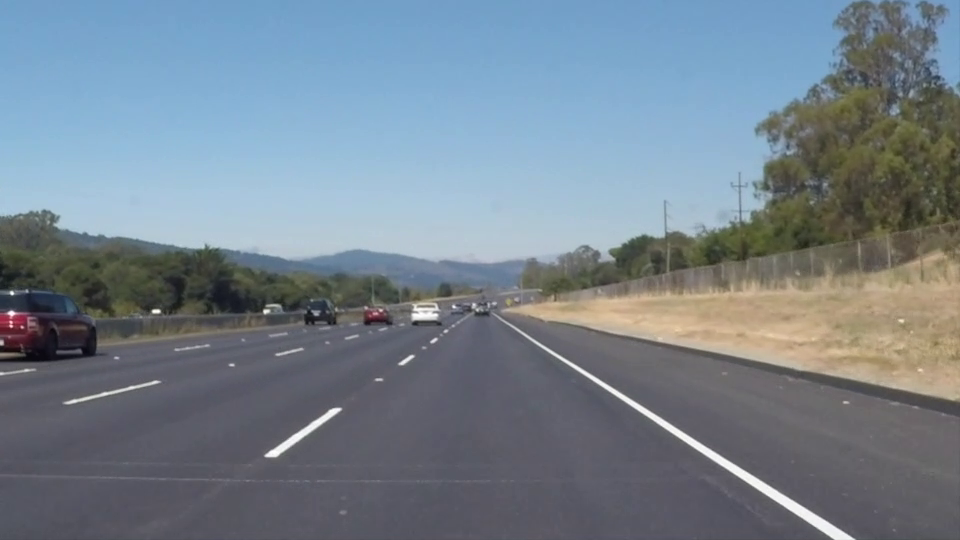
//> input picture frame 22 of solidWhiteRight.mp4, 960 x 540 px
$ ./ransac   (built with g++ and OpenCV 4)
//> lines starting //> are read from the running program, lines starting //| are printed output that depends on the picture; after the words box and inside, x2 and y2 are one past the last pixel; in counts of white or black regions, pixels touching at a corner belong together
#include <opencv2/opencv.hpp>
#include <iostream>
#include <cstdlib>
#include <ctime>
#include <algorithm>
#include <cmath>
using namespace std;
using namespace cv;
Mat srcImage;

//============================================== mark image =======================================================
Mat mark_img(Mat rgb, Mat hsv)
{
	Mat mark_image, hsvImage, dst;
	Mat whiteImage, yellowImage;

	Scalar lower_white(200,200,200);
	Scalar upper_white(255,255,255);
	inRange(rgb, lower_white, upper_white, whiteImage); //white 행렬이 lower<= a <= uppere 사이에 있으면 255 / 아니면 0 --> whiteImage에 저장 -> 흰색 부분빼곤 다 검정

	Scalar lower_shadow = Scalar(20,0,100);
	Scalar upper_shadow = Scalar(100,100,255);
	inRange(hsv, lower_shadow, upper_shadow, hsvImage);

	bitwise_or(whiteImage, hsvImage, mark_image); //그림자 포함해서 mark_image만듬 (위에 흰점들은 뭘까)


	Scalar lower_yellow = Scalar(20,100,100);
	Scalar upper_yellow = Scalar(35,255,255);
	inRange(hsv, lower_yellow, upper_yellow, yellowImage); // 노랑부분을 추출하기 위한 임계값 추출

	bitwise_or(yellowImage, mark_image, mark_image); //그림자포함흰색이랑 노랑이랑 합연산 : 마스크
	Canny(mark_image,dst,50,150);
	srcImage.copyTo(dst,mark_image); //src에서 dst로 마스크 복사
	return dst;
}


//============================================== set roi =========================================================
Mat region_of_interest(Mat a, const Point **pts, Scalar color = Scalar(255,255,255))
{

	Mat temp(a.size(), a.type(),Scalar(0,0,0)); //a랑 똑같은 사이즈의 행렬 생
	Mat roi_image;

	int npt[] = {4};

	fillPoly(temp, pts, npt, 1, color); //비어있는 temp에 관심영역만큼 color채우기
	bitwise_and(temp, a, roi_image); //temp와 a를 and연산해서 roi_image에 저장 --> 원본에서 관심영역인곳 빼고 다 검은색됨 , 관심영역부분은 원본 동일
	return roi_image;
}


//============================================== ransac ==========================================================
void ransac(const vector<Point> &line, Mat& temp_Image)
{
	int N = 20, count = 0;
	double T = 3;
	srand((unsigned int)time(NULL));
	int length = line.size();
	Point num1 = line[length-1]; //y값 제일 큰거 : 화면 맨아래
	Point num2, num3, num4 = Point(0,0);

//=============================================2차-======================================================
	int c_max2 = 0;

	Mat best_model2(3,1, CV_64FC1); //abc 계수 모음

	Mat Org_X2(length, 3, CV_64FC1); //x^2, x, 1
	Mat Org_Y2(length, 1, CV_64FC1); //y

	for(int i=0; i<length; ++i) //근본 모든X,Y행렬 초기화
	{
		Org_X2.at<double>(i,0) = line[i].x * line[i].x;
		Org_X2.at<double>(i,1) = line[i].x;
		Org_X2.at<double>(i,2) = 1;
		Org_Y2.at<double>(i,0) = line[i].y;
	}


	for(int i=0; i<N; ++i)
	{
		num2 = line[rand() % (length-1)];
		//num2 = line[0];
		num4 = line[rand() % (length-1)];  //2.점추출

		vector<Point> ex2;
		ex2.push_back(num1); ex2.push_back(num2); ex2.push_back(num4);

		Mat X2(3,3, CV_64FC1); Mat Y2(3,1,CV_64FC1); Mat model2(3,1,CV_64FC1); Mat X_pinv2(3,3,CV_64FC1); //뽑은 점들 행렬 초기화 -> model찾을라고

		for(int i=0; i<3; ++i)
		{
			X2.at<double>(i,0) = (ex2[i].x)*(ex2[i].x);
			X2.at<double>(i,1) = ex2[i].x;
			X2.at<double>(i,2) = 1;
			Y2.at<double>(i,0) = ex2[i].y;
		}

		invert(X2, X_pinv2, DECOMP_SVD);
		model2 = X_pinv2 * Y2;         //3. 방정식 구하기 AX=B 에서 A역행렬 곱함

		Mat residual2(length, 1, CV_64FC1);
		residual2 = abs(Org_Y2 - Org_X2*model2);   //4. residual 구하기 / 원래 y값에서 방정식y값 빼고 절대값

		for(int i=0; i<length; ++i)
			if(residual2.at<double>(i,0) <= T) ++count;

		if(count > c_max2)
		{
			best_model2 = model2;
			c_max2 = count;
		}
		count = 0;
	}


//=========================================================== 3차 ==================================================

	int c_max3 = 0;

	Mat best_model3(4,1, CV_64FC1);


	Mat Org_X3(length, 4, CV_64FC1);
	Mat Org_Y3(length, 1, CV_64FC1);
	for(int i=0; i<length; ++i)
	{
		Org_X3.at<double>(i,0) = line[i].x * line[i].x*line[i].x;
		Org_X3.at<double>(i,1) = line[i].x*line[i].x;
		Org_X3.at<double>(i,2) = line[i].x;
		Org_X3.at<double>(i,3) = 1;
		Org_Y3.at<double>(i,0) = line[i].y;
	}


	for(int i=0; i<N; ++i)
	{
		num2 = line[rand() % (length-1)];
		//num2 = line[0];
		num3 = line[rand() % (length-1)];
		num4 = line[rand() % (length-1)];  //2.점추출
		vector<Point> ex3;
		ex3.push_back(num1); ex3.push_back(num2);ex3.push_back(num3); ex3.push_back(num4);

		Mat X3(4,4, CV_64FC1); Mat Y3(4,1,CV_64FC1); Mat model3(4,1,CV_64FC1); Mat X_pinv3(4,4,CV_64FC1);

		for(int i=0; i<4; ++i)
		{
			X3.at<double>(i,0) = (ex3[i].x)*(ex3[i].x)*(ex3[i].x);
			X3.at<double>(i,1) = (ex3[i].x)*(ex3[i].x);
			X3.at<double>(i,2) = (ex3[i].x);
			X3.at<double>(i,3) = 1;
			Y3.at<double>(i,0) = ex3[i].y;
		}

		invert(X3, X_pinv3, DECOMP_SVD);
		model3 = X_pinv3 * Y3;         //3. 방정식 구하기

		Mat residual3(length, 1, CV_64FC1);
		residual3 = abs(Org_Y3 - Org_X3 * model3);   //4. residual 구하기

		for(int i=0; i<length; ++i)
			if(residual3.at<double>(i,0) <= T) ++count;

		if(count > c_max3)
		{
			best_model3 = model3;
			c_max3 = count;
		}
		count = 0;
	}


//===============================================1차===============================================================


	int c_max = 0;

	Mat best_model(2,1, CV_64FC1); //a,b
	Mat Org_X(length, 2, CV_64FC1); //x,1
	Mat Org_Y(length, 1, CV_64FC1);

	for(int i=0; i<length; ++i)
	{
		Org_X.at<double>(i,0) = line[i].x;
		Org_X.at<double>(i,1) = 1;
		Org_Y.at<double>(i,0) = line[i].y;
	}


	for(int i=0; i<N; ++i)
	{
		num2 = line[rand() % (length-1)]; //랜덤 점 추출
		//num2 = line[0];
		vector<Point> ex;
		ex.push_back(num1); ex.push_back(num2); // 점 두개 벡터에 넣음

		Mat X(2,2, CV_64FC1); Mat Y(2,1,CV_64FC1); Mat model(2,1,CV_64FC1); Mat X_pinv(2,2,CV_64FC1); // X: 점 대입값 (x,1) , Y:점 결과값(y), model:계수

		for(int i=0; i<2; ++i)
		{
			X.at<double>(i,0) = ex[i].x;
			X.at<double>(i,1) = 1;
			Y.at<double>(i,0) = ex[i].y;
		}

		invert(X, X_pinv, DECOMP_SVD);
		model = X_pinv * Y;         //3. 방정식 구하기

		Mat residual(length, 1, CV_64FC1);
		residual = abs(Org_Y - Org_X*model);   //4. residual 구하기

		for(int i=0; i<length; ++i)
			if(residual.at<double>(i,0) <= T) ++count;

		if(count > c_max)
		{
			best_model = model;
			c_max = count;
		}
		count = 0;
	}


//========================================가장 적절한거 뽑아서 그리기=======================================

	int best_c_max = c_max<c_max2 ? (c_max2<c_max3? c_max3:c_max2) : (c_max < c_max3? c_max3:c_max);
	if(best_c_max == c_max){ //1차 그리기
		cout<<"1차"<<endl;
		for(int i=0; i<length; ++i){
			int x = line[i].x;
			int y = best_model.at<double>(0,0)*x + best_model.at<double>(1,0);
			circle(temp_Image,Point(x,y),1,Scalar(255,0,0),2);
		}
	}
	else if(best_c_max == c_max2){ //2차 그리기
		cout<<"2차"<<endl;
		for(int i=0; i<length; ++i){
		int x = line[i].x;
		int y = best_model2.at<double>(0,0)*x*x + best_model2.at<double>(1,0)*x + best_model2.at<double>(2,0);
		circle(temp_Image,Point(x,y),1,Scalar(255,0,0),2);
		}
	}
	else{ //3차 그리기
		cout<<"3차"<<endl;
		for(int i=0; i<length; ++i){
		int x = line[i].x;
		int y = best_model3.at<double>(0,0)*x*x*x + best_model3.at<double>(1,0)*x*x + best_model3.at<double>(2,0)*x + best_model3.at<double>(3,0);
		circle(temp_Image,Point(x,y),1,Scalar(255,0,0),2);
		}
	}


}


bool Compare(const Point i, const Point j)
{
	return i.y < j.y;

}

//============================================== main =============================================================
int main()
{
	char buf[256];
	VideoCapture videoCapture("solidWhiteRight.mp4");

	if (!videoCapture.isOpened())
	{
		cout << "동영상 파일을 열수 없습니다. \n" << endl;

		char a;
		cin >> a;

		return 1;
	}

	videoCapture.read(srcImage);
//> srcImage is the input picture: 540 rows x 960 cols, CV_8UC3; mean B, G, R 141.9, 130.7, 117.7
	if (srcImage.empty()) return -1;

	VideoWriter writer;
	int codec = VideoWriter::fourcc('X', 'V', 'I', 'D');  // select desired codec (must be available at runtime)
	double fps = 10.0;                          // framerate of the created video stream
	string filename = "./live.avi";             // name of the output video file
	writer.open(filename, codec, fps, srcImage.size(), CV_8UC3);
	// check if we succeeded
	if (!writer.isOpened()) {
		cerr << "Could not open the output video file for write\n";
		return -1;
	}


	videoCapture.read(srcImage);
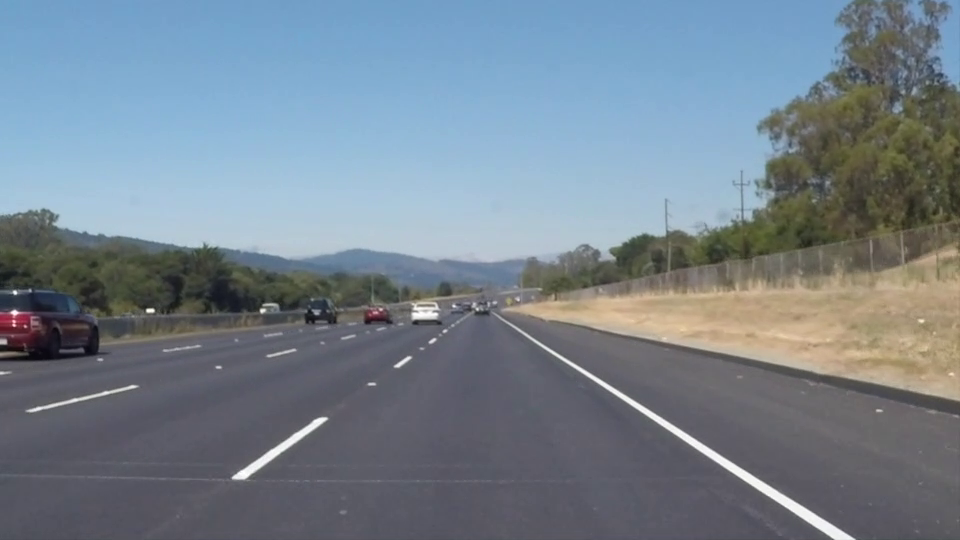
//> input picture frame 23 of solidWhiteRight.mp4, 960 x 540 px
//> srcImage is the input picture: 540 rows x 960 cols, CV_8UC3; mean B, G, R 142, 130.6, 117.8
	int width = srcImage.size().width;
	int height = srcImage.size().height;


	while(1){
	videoCapture.read(srcImage);
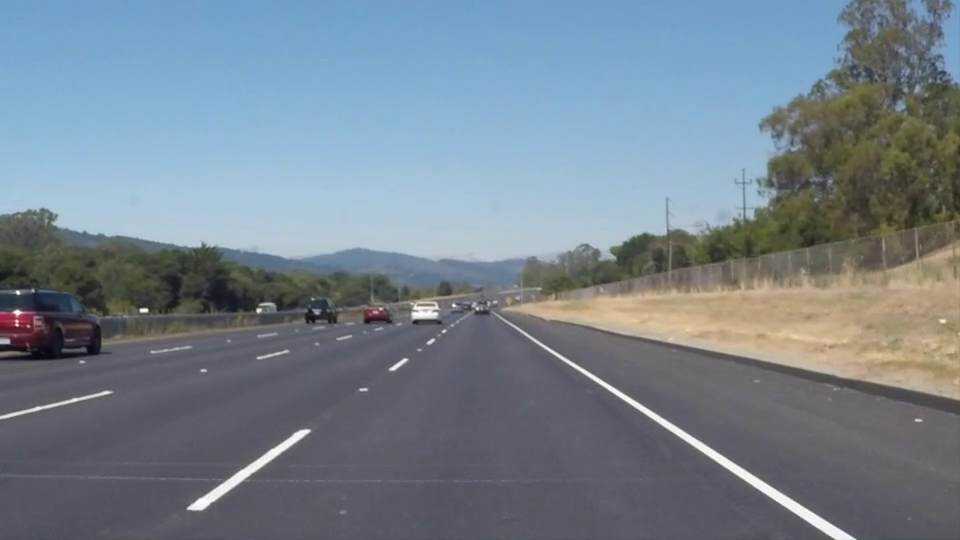
//> input picture frame 24 of solidWhiteRight.mp4, 960 x 540 px
//> srcImage is the input picture: 540 rows x 960 cols, CV_8UC3; mean B, G, R 142, 130.8, 117.9
		if (srcImage.empty()) break;


	//srcImage = imread("11.jpg");
	Mat dstImage, hsvImage, yellow_line, roi1, roi2;
	//int height = srcImage.rows;
	//int width = srcImage.cols;


	cvtColor(srcImage, hsvImage, COLOR_BGR2HSV); //srcImage를 hsv로 바꿔줌
//> hsvImage: 540 rows x 960 cols, CV_8UC3; mean H, S, V 94.9, 54.3, 147.7

	Point pts1[4] = {Point(10, height), Point(width*0.4, height*0.6),
	                 Point(width*0.6, height*0.6), Point(width-10, height)}; //관심영역 Point 배열
	const Point *polygon[1] = {pts1};

	roi1 = region_of_interest(srcImage, polygon); //src이미지 관심영역
//> in region_of_interest, `fillPoly(temp, pts, npt, 1, color);`:
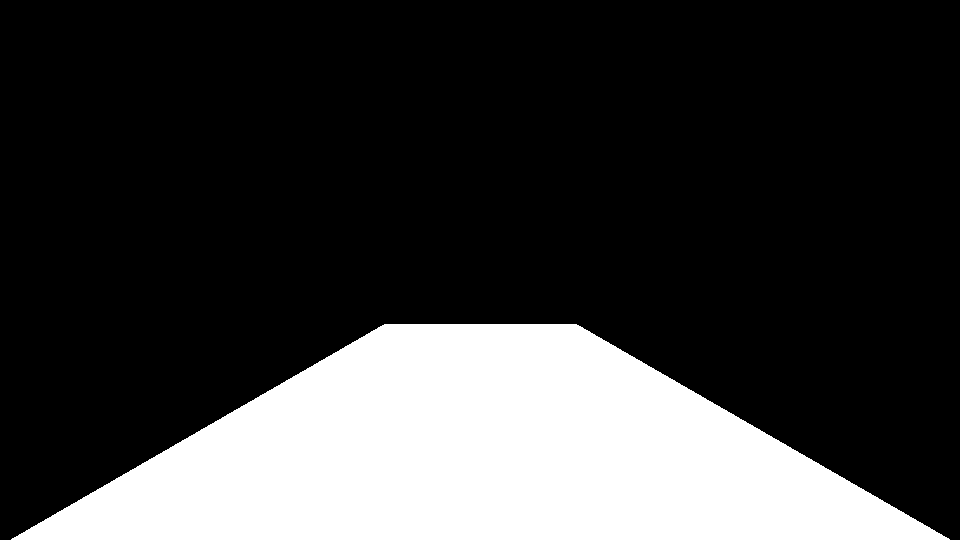
//> temp: 540 rows x 960 cols, CV_8UC3; 23.6% white; 1 white region, box (x1, y1, x2, y2) and area: (11, 324, 950, 540) 122414
//> in region_of_interest, `bitwise_and(temp, a, roi_image);`:
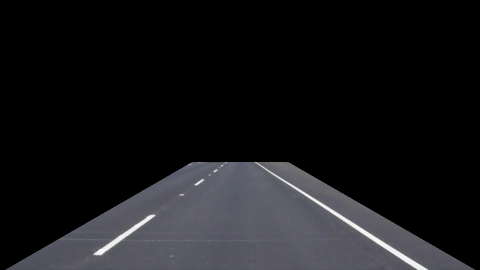
//> roi_image: 540 rows x 960 cols, CV_8UC3 (shown at 1/2 size); mean B, G, R 25.1, 22.8, 22.8
	roi2 = region_of_interest(hsvImage, polygon); //hsv이미지 관심영역
//> call 2 of region_of_interest, with color = Scalar(255, 255, 255)
//> in region_of_interest (call 2), `bitwise_and(temp, a, roi_image);`:
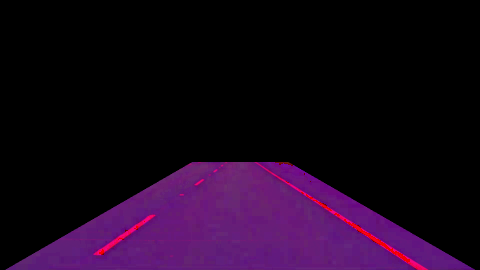
//> roi_image: 540 rows x 960 cols, CV_8UC3 (shown at 1/2 size); mean B, G, R 28.1, 6.2, 25.1

	dstImage = mark_img(roi1, roi2); //관심영역의 흰색노랑부분만 나옴 , 나머지는 검정
	GaussianBlur(dstImage, dstImage, Size(9,9), 1.0); //블러필터 : 잡음제거, 영상 부드럽게함
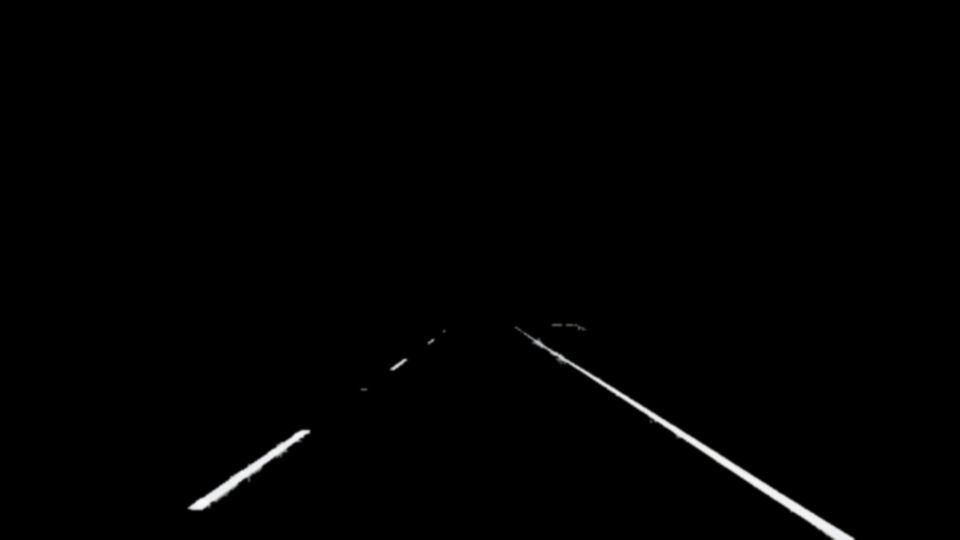
//> dstImage: 540 rows x 960 cols, CV_8UC3; mean B, G, R 1.7, 1.7, 1.7

	Mat temp = region_of_interest(dstImage, polygon); //여기서 또 roi -> 위에 흰점들없어짐

	vector<Point> right_line, left_line;
	vector<Point>::iterator iter;

	for(int i=0; i<temp.rows; i++){ //왼쪽 차선좌표 벡터에 저장
		for(int j=0; j<temp.cols/2; j++){
			if(temp.at<Vec3b>(i,j) != Vec3b(0,0,0)) //검은색 부분이 아니면
				left_line.push_back(Point(j,i)); //그 좌표 벡터에 넣음
		}
	}
//> after the loop, left_line = 2553 Points (x, y), first 12: [442, 328], [443, 328], [444, 328], [445, 328], [446, 328], [441, 329], [442, 329], [443, 329], [444, 329], [445, 329], [446, 329], [441, 330]

	for(int i=0; i<temp.rows; i++){ //오른쪽 차선좌표 벡터에 저장
		for(int j=temp.cols/2; j<temp.cols; j++){
			if(temp.at<Vec3b>(i,j) != Vec3b(0,0,0)){
				right_line.push_back(Point(j,i));
			}
		}
	}
//> after the loop, right_line = 4883 Points (x, y), first 12: [515, 324], [516, 324], [550, 324], [551, 324], [552, 324], [553, 324], [554, 324], [555, 324], [556, 324], [557, 324], [558, 324], [559, 324]

	sort(left_line.begin(), left_line.end(), Compare); //벡터를 y좌표로 오름차순 정렬
//> left_line = 2553 Points (x, y), first 12: [443, 328], [442, 328], [446, 328], [444, 328], [445, 328], [442, 329], [443, 329], [444, 329], [445, 329], [446, 329], [441, 329], [443, 330]
	sort(right_line.begin(), right_line.end(), Compare);
//> right_line = 4883 Points (x, y), first 12: [516, 324], [515, 324], [576, 324], [575, 324], [574, 324], [573, 324], [572, 324], [571, 324], [570, 324], [569, 324], [568, 324], [567, 324]

	//==============================bird eye view=======================================================
	Point2f src_vertices[4];
    src_vertices[0] = Point(width*0.4, height*0.6);
	src_vertices[1] = Point(width*0.6, height*0.6);
    src_vertices[2] = Point(width, height);
    src_vertices[3] = Point(0, height);

    Point2f dst_vertices[4];
    dst_vertices[0] = Point(0, 0);
    dst_vertices[1] = Point(width, 0);
    dst_vertices[2] = Point(width, height);
    dst_vertices[3] = Point(0, height);

	Mat M = getPerspectiveTransform(src_vertices, dst_vertices);

	Mat dst(height, width, CV_8UC3);
    warpPerspective(dstImage, dst, M, dst.size(), INTER_LINEAR, BORDER_CONSTANT);

	Point lf[4] = { Point(80,height),Point(240,0),Point(380,0), Point(240,height)};
	const Point *polygon2[1] = {lf};

	Point rt[4] = { Point(760,height),Point(550,0),Point(750,0), Point(910,height)};
	const Point *polygon3[1] = {rt};
	Mat rrl = region_of_interest(dst,polygon2);
//> call 4 of region_of_interest, with color = Scalar(255, 255, 255)
//> in region_of_interest (call 4), `fillPoly(temp, pts, npt, 1, color);`:
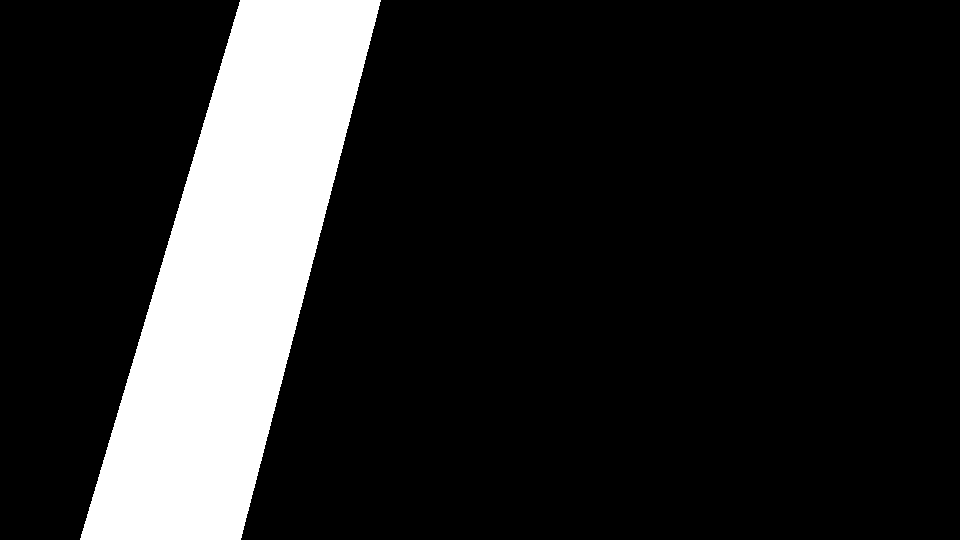
//> temp: 540 rows x 960 cols, CV_8UC3; 15.7% white; 1 white region, box (x1, y1, x2, y2) and area: (80, 0, 381, 540) 81540
	Mat rrr = region_of_interest(dst,polygon3);
//> (the rest of the program and of its run is left out)
